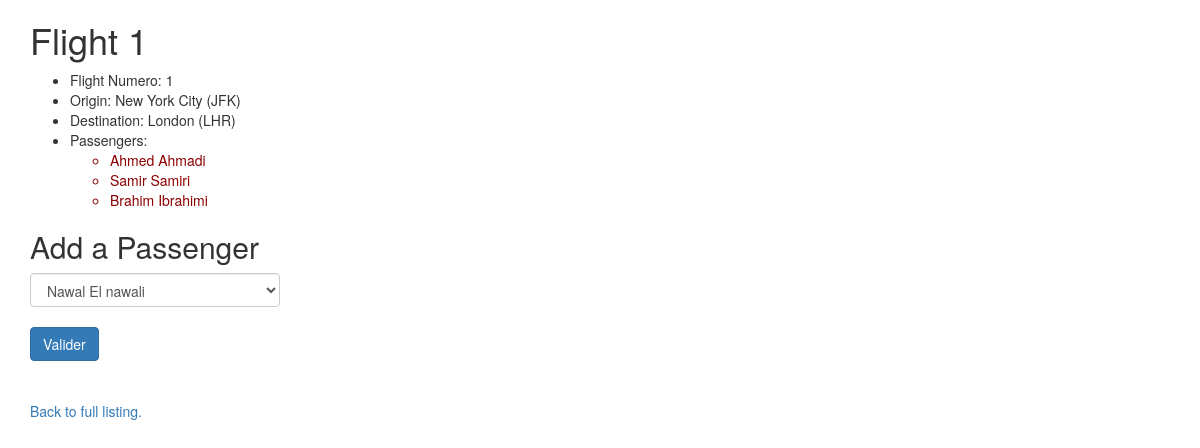
The page /1 on the database its author committed.
### flights/models.py (models this page shows, shortened)
class Flight(models.Model):
    origin = models.ForeignKey(Airport, on_delete=models.CASCADE, related_name="departures")
    destination = models.ForeignKey(Airport, on_delete=models.CASCADE, related_name="arrivals")
    duration = models.IntegerField()

class Airport(models.Model):
    code = models.CharField(max_length=3)
    city = models.CharField(max_length=64)
    def __str__(self):
        return f"{self.city} ({self.code})"

class Passenger(models.Model):
    first = models.CharField(max_length=64)
    last = models.CharField(max_length=64)
    flights = models.ManyToManyField(Flight, blank=True, related_name="passengers")
    def __str__(self):
        return f"{self.first} {self.last}"

### flights/views.py (the view)
# urls.py: path("<int:flight_id>", views.flight, name="flight"),
def flight(request, flight_id):
    try:
        flight = Flight.objects.get(pk=flight_id)
    except Flight.DoesNotExist:
        raise Http404("Flight does not exist")
    context = {
        "flight": flight,
        "passengers": flight.passengers.all(),
        "non_passengers": Passenger.objects.exclude(flights=flight).all()
    }
    return render(request, "flights/flight.html", context)

### flights/templates/flights/flight.html (shortened to what this page needs)
{% extends "flights/base.html" %}
{% block body %}
    <div class="container">
    <h1>Flight {{ flight.id }}</h1>
    <ul>
        <li>Flight Numero: {{ flight.id }}</li>
        <li>Origin: {{ flight.origin }}</li>
        <li>Destination:  {{ flight.destination }}</li>
        <li>
            Passengers:
            <ul>
                {% for passenger in passengers %}
                    <li style="color: darkred;">{{ passenger }}</li>
                {% empty %}
                    <li>No passengers</li>
                {% endfor %}
            </ul>
        </li>
    </ul>
    {% if non_passengers %}
        <h2>Add a Passenger</h2>
        <form action="{% url 'book' flight.id %}" method="post">
            <select class="form-control" style="width: 250px" name="passenger">
                {% for passenger in non_passengers %}
                    <option value="{{ passenger.id }}">{{ passenger }}</option>
                {% endfor %}
            </select>
        <br>
            <input class="btn btn-primary" type="submit" value="Valider " />
        </form>
    {% else %}
        <div>No passengers to add.</div>
    {% endif %}
    <br><br>
    <a href="{% url 'index' %}">Back to full listing.</a>
    </div>
{% endblock %}

### flights/static/flights/styles.css (style rules this page uses)
body { font-family: sans-serif; }

### rows shown on the page
Flight: id "1", origin "New York City (JFK)", destination "London (LHR)"
Passenger: first+last "Ahmed Ahmadi"
Passenger: first+last "Samir Samiri"
Passenger: first+last "Brahim Ibrahimi"

### other values the page prints
form field passenger "Nawal El nawali"
